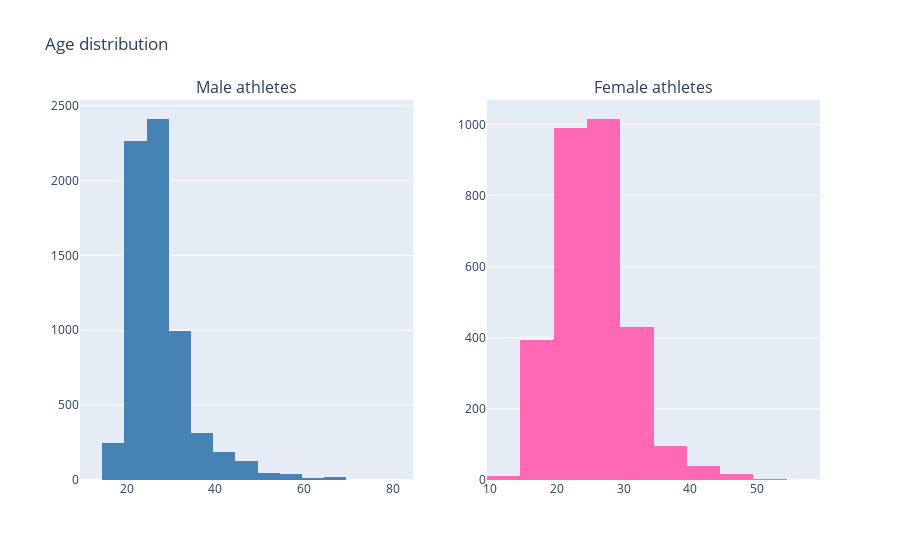

Here is the notebook cell this chart was saved with:
### Markdown cell above
### Histogram över åldrar

### Code cell
Functions.plot_age_distribution(germany)

### Figure 1 — Plotly figure (JSON) as saved in the notebook; plotly's stock layout.template omitted (floating-point values rounded to 4 significant figures; data arrays with more than 128 entries replaced by an {"elided": "..."} marker saying what was removed)
{"data": [{"marker": {"color": "steelblue"}, "nbinsx": 20, "type": "histogram", "x": {"elided": "6664 float values"}, "xaxis": "x", "yaxis": "y"}, {"marker": {"color": "hotpink"}, "nbinsx": 20, "type": "histogram", "x": {"elided": "2993 float values"}, "xaxis": "x2", "yaxis": "y2"}], "layout": {"annotations": [{"font": {"size": 16}, "showarrow": false, "text": "Male athletes", "x": 0.225, "xanchor": "center", "xref": "paper", "y": 1, "yanchor": "bottom", "yref": "paper"}, {"font": {"size": 16}, "showarrow": false, "text": "Female athletes", "x": 0.775, "xanchor": "center", "xref": "paper", "y": 1, "yanchor": "bottom", "yref": "paper"}], "showlegend": false, "title": {"text": "Age distribution"}, "xaxis": {"anchor": "y", "domain": [0, 0.45]}, "xaxis2": {"anchor": "y2", "domain": [0.55, 1]}, "yaxis": {"anchor": "x", "domain": [0, 1]}, "yaxis2": {"anchor": "x2", "domain": [0, 1]}}}
